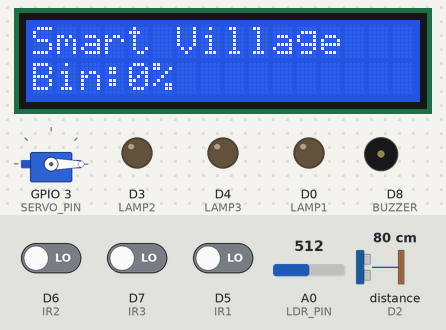
A sketch run on a simulated ESP8266 (NodeMCU). Parts: servo, 16×2 character LCD, output pins drawn as LEDs (lit = HIGH), buzzer (waves = sounding, pin HIGH). Wiring (inferred from the names in the program): ultrasonic range finder: trigger D1; echo D2. The inputs (shaded band) are chosen by the test bench; at power-on: distance to the obstacle (sensor on D2) 80 cm, A0 (LDR_PIN) = 512, D6 (IR2) LOW, D7 (IR3) LOW, D5 (IR1) LOW. The echo pulse lasts 58.3 µs per cm; WiFi joins after 1.5 s; servers stay silent unless stated; pins used as bus, display or sensor lines are not drawn.

Above: at 5.0 s.
5.1 s: distance to the obstacle (sensor on D2) set to 9 cm
At 6.5 s:
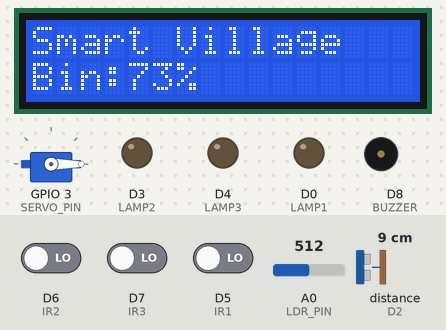
7.3 s: distance to the obstacle (sensor on D2) set to 6 cm
At 9.0 s:
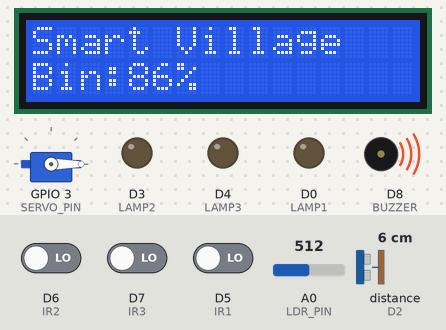
9.3 s: A0 (LDR_PIN) set to 585
11.0 s: A0 (LDR_PIN) set to 612
At 12.3 s:
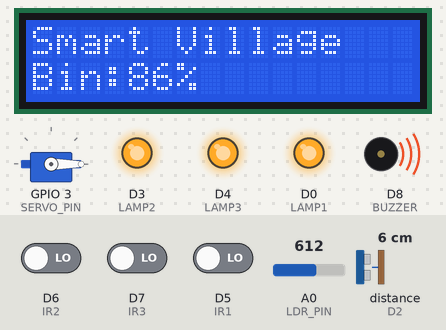
13.3 s: D6 (IR2) driven HIGH
At 17.6 s:
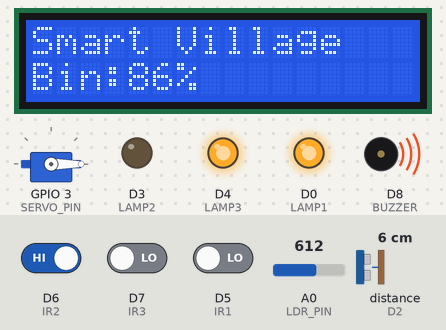
18.3 s: D7 (IR3) driven HIGH
At 22.3 s:
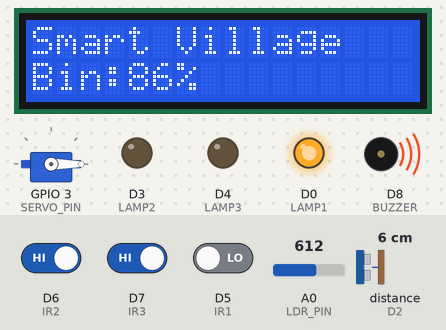
Timing chart, 0 to 23.8 s (numbered marks = the images above; inputs shaded):
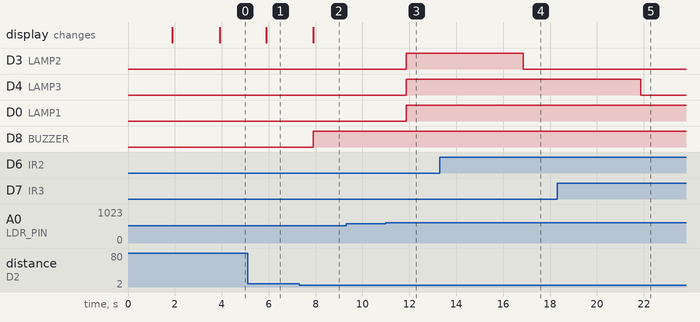

Measured:
- the behaviour switches between 8 and 7 cm on distance to the obstacle (sensor on D2) (found by bisection; images 1 and 2)
- the behaviour switches between 600 and 601 on A0 (LDR_PIN) (found by bisection; images 2 and 3)
- after the input at 5.1 s, the display: changes after 0.79 s (image 1)
- after the input at 7.3 s, D8 (BUZZER): LOW → HIGH after 0.59 s; the display: changes after 0.59 s (image 2)
- after the input at 9.3 s, every drawn part: stays the same
- after the input at 11.0 s, D3 (LAMP2), D4 (LAMP3), D0 (LAMP1): LOW → HIGH after 0.87 s
- after the input at 13.3 s, D3 (LAMP2): HIGH → LOW after 3.6 s
- after the input at 18.3 s, D4 (LAMP3): HIGH → LOW after 3.6 s

The sketch:

main.ino
```cpp
#include <ESP8266WiFi.h>
#include <BlynkSimpleEsp8266.h>
#include <LiquidCrystal_I2C.h>
#include <Servo.h>

// ---------------- BLYNK ----------------
#define BLYNK_TEMPLATE_ID "YourTemplateID"
#define BLYNK_TEMPLATE_NAME "SmartVillage"
#define BLYNK_AUTH_TOKEN "YourAuthToken"

char ssid[] = "Smart Bin";
char pass[] = "7899262658";

// ---------------- STREET LIGHT ----------------
#define LDR_PIN A0
#define IR1 D5
#define IR2 D6
#define IR3 D7

#define LAMP1 D0
#define LAMP2 D3
#define LAMP3 D4

int darkThreshold = 600;
unsigned long offDelay = 3000;
unsigned long lastDetect1 = 0;
unsigned long lastDetect2 = 0;
unsigned long lastDetect3 = 0;

// ---------------- GARBAGE MONITORING ----------------
#define TRIG D1
#define ECHO D2
#define BUZZER D8

int binHeight = 25; // cm total height

// ---------------- LCD ----------------
LiquidCrystal_I2C lcd(0x27, 16, 2);

// ---------------- SERVO (Waste Gate Example) ----------------
Servo wasteServo;
#define SERVO_PIN D9

BlynkTimer timer;

// ================== FUNCTION TO READ BIN LEVEL ==================
long getDistance() {

  digitalWrite(TRIG, LOW);
  delayMicroseconds(2);
  digitalWrite(TRIG, HIGH);
  delayMicroseconds(10);
  digitalWrite(TRIG, LOW);

  long duration = pulseIn(ECHO, HIGH);
  long distance = duration * 0.034 / 2;

  return distance;
}

// ================== SMART STREET LIGHT ==================
void controlStreetLights() {

  int ldrValue = analogRead(LDR_PIN);
  bool isDark = (ldrValue > darkThreshold);

  bool ir1 = digitalRead(IR1) == LOW;
  bool ir2 = digitalRead(IR2) == LOW;
  bool ir3 = digitalRead(IR3) == LOW;

  if (isDark) {

    if (ir1) {
      digitalWrite(LAMP1, HIGH);
      lastDetect1 = millis();
    }

    if (ir2) {
      digitalWrite(LAMP2, HIGH);
      lastDetect2 = millis();
    }

    if (ir3) {
      digitalWrite(LAMP3, HIGH);
      lastDetect3 = millis();
    }

    if (millis() - lastDetect1 > offDelay) digitalWrite(LAMP1, LOW);
    if (millis() - lastDetect2 > offDelay) digitalWrite(LAMP2, LOW);
    if (millis() - lastDetect3 > offDelay) digitalWrite(LAMP3, LOW);

  } else {
    digitalWrite(LAMP1, LOW);
    digitalWrite(LAMP2, LOW);
    digitalWrite(LAMP3, LOW);
  }
}

// ================== GARBAGE MONITOR ==================
void monitorGarbage() {

  long distance = getDistance();
  int levelPercent = map(distance, binHeight, 2, 0, 100);
  levelPercent = constrain(levelPercent, 0, 100);

  lcd.clear();
  lcd.setCursor(0, 0);
  lcd.print("Smart Village");

  lcd.setCursor(0, 1);
  lcd.print("Bin:");
  lcd.print(levelPercent);
  lcd.print("%");

  Blynk.virtualWrite(V0, levelPercent);

  if (levelPercent >= 80) {
    digitalWrite(BUZZER, HIGH);
    Blynk.logEvent("bin_full", "Garbage Bin Almost Full!");
  } else {
    digitalWrite(BUZZER, LOW);
  }
}

// ================== SETUP ==================
void setup() {

  Serial.begin(9600);

  pinMode(IR1, INPUT);
  pinMode(IR2, INPUT);
  pinMode(IR3, INPUT);

  pinMode(LAMP1, OUTPUT);
  pinMode(LAMP2, OUTPUT);
  pinMode(LAMP3, OUTPUT);

  pinMode(TRIG, OUTPUT);
  pinMode(ECHO, INPUT);
  pinMode(BUZZER, OUTPUT);

  wasteServo.attach(SERVO_PIN);
  wasteServo.write(0);

  lcd.init();
  lcd.backlight();

  Blynk.begin(BLYNK_AUTH_TOKEN, ssid, pass);

  timer.setInterval(1000L, controlStreetLights);
  timer.setInterval(2000L, monitorGarbage);

  lcd.setCursor(0, 0);
  lcd.print("SMART VILLAGE");
  delay(2000);
  lcd.clear();
}

// ================== LOOP ==================
void loop() {
  Blynk.run();
  timer.run();
}
```
